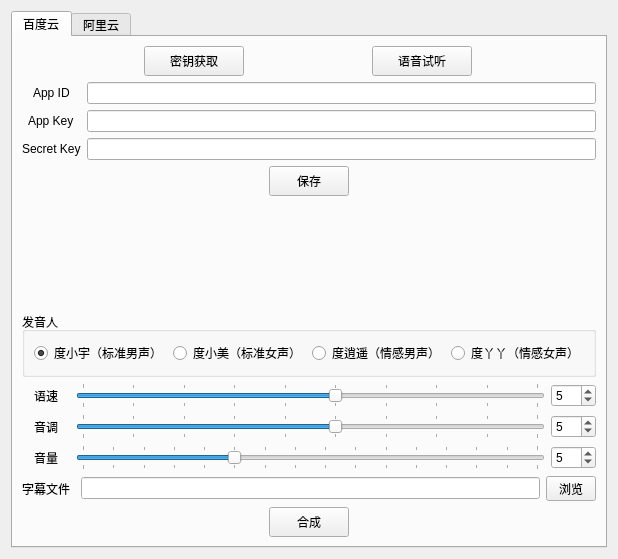
<?xml version="1.0" encoding="UTF-8"?>
<ui version="4.0">
 <class>Form</class>
 <widget class="QWidget" name="Form">
  <property name="geometry">
   <rect>
    <x>0</x>
    <y>0</y>
    <width>606</width>
    <height>553</height>
   </rect>
  </property>
  <property name="windowTitle">
   <string>字幕朗读器</string>
  </property>
  <layout class="QVBoxLayout" name="verticalLayout_2">
   <item>
    <widget class="QTabWidget" name="tabWidget">
     <property name="currentIndex">
      <number>0</number>
     </property>
     <widget class="QWidget" name="baidu">
      <attribute name="title">
       <string>百度云</string>
      </attribute>
      <layout class="QVBoxLayout" name="verticalLayout_3">
       <item>
        <layout class="QHBoxLayout" name="horizontalLayout">
         <item>
          <widget class="QPushButton" name="baiduapi">
           <property name="sizePolicy">
            <sizepolicy hsizetype="Fixed" vsizetype="Fixed">
             <horstretch>0</horstretch>
             <verstretch>0</verstretch>
            </sizepolicy>
           </property>
           <property name="minimumSize">
            <size>
             <width>100</width>
             <height>30</height>
            </size>
           </property>
           <property name="text">
            <string>密钥获取</string>
           </property>
          </widget>
         </item>
         <item>
          <widget class="QPushButton" name="baiduai">
           <property name="sizePolicy">
            <sizepolicy hsizetype="Fixed" vsizetype="Fixed">
             <horstretch>0</horstretch>
             <verstretch>0</verstretch>
            </sizepolicy>
           </property>
           <property name="minimumSize">
            <size>
             <width>100</width>
             <height>30</height>
            </size>
           </property>
           <property name="text">
            <string>语音试听</string>
           </property>
          </widget>
         </item>
        </layout>
       </item>
       <item>
        <layout class="QFormLayout" name="formLayout">
         <property name="labelAlignment">
          <set>Qt::AlignCenter</set>
         </property>
         <item row="0" column="0">
          <widget class="QLabel" name="lable_app_id">
           <property name="text">
            <string>App ID</string>
           </property>
          </widget>
         </item>
         <item row="0" column="1">
          <widget class="QLineEdit" name="app_id_bd"/>
         </item>
         <item row="1" column="0">
          <widget class="QLabel" name="lable_app_key">
           <property name="text">
            <string>App Key</string>
           </property>
          </widget>
         </item>
         <item row="1" column="1">
          <widget class="QLineEdit" name="app_key_bd"/>
         </item>
         <item row="2" column="0">
          <widget class="QLabel" name="lable_secret_key">
           <property name="text">
            <string>Secret Key</string>
           </property>
          </widget>
         </item>
         <item row="2" column="1">
          <widget class="QLineEdit" name="secret_key_bd"/>
         </item>
        </layout>
       </item>
       <item>
        <layout class="QHBoxLayout" name="horizontalLayout_3">
         <item>
          <widget class="QPushButton" name="save_bd">
           <property name="sizePolicy">
            <sizepolicy hsizetype="Fixed" vsizetype="Fixed">
             <horstretch>0</horstretch>
             <verstretch>0</verstretch>
            </sizepolicy>
           </property>
           <property name="minimumSize">
            <size>
             <width>0</width>
             <height>30</height>
            </size>
           </property>
           <property name="styleSheet">
            <string notr="true"/>
           </property>
           <property name="text">
            <string>保存</string>
           </property>
           <property name="checkable">
            <bool>false</bool>
           </property>
           <property name="autoDefault">
            <bool>false</bool>
           </property>
           <property name="default">
            <bool>false</bool>
           </property>
           <property name="flat">
            <bool>false</bool>
           </property>
          </widget>
         </item>
        </layout>
       </item>
       <item>
        <spacer name="verticalSpacer">
         <property name="orientation">
          <enum>Qt::Vertical</enum>
         </property>
         <property name="sizeHint" stdset="0">
          <size>
           <width>20</width>
           <height>40</height>
          </size>
         </property>
        </spacer>
       </item>
       <item>
        <layout class="QVBoxLayout" name="verticalLayout">
         <property name="leftMargin">
          <number>0</number>
         </property>
         <item>
          <widget class="QGroupBox" name="person">
           <property name="title">
            <string>发音人</string>
           </property>
           <layout class="QHBoxLayout" name="horizontalLayout_5">
            <item>
             <widget class="QRadioButton" name="per_1">
              <property name="text">
               <string>度小宇（标准男声）</string>
              </property>
              <property name="checked">
               <bool>true</bool>
              </property>
              <attribute name="buttonGroup">
               <string notr="true">per</string>
              </attribute>
             </widget>
            </item>
            <item>
             <widget class="QRadioButton" name="per_0">
              <property name="text">
               <string>度小美（标准女声）</string>
              </property>
              <property name="checked">
               <bool>false</bool>
              </property>
              <attribute name="buttonGroup">
               <string notr="true">per</string>
              </attribute>
             </widget>
            </item>
            <item>
             <widget class="QRadioButton" name="per_3">
              <property name="text">
               <string>度逍遥（情感男声）</string>
              </property>
              <attribute name="buttonGroup">
               <string notr="true">per</string>
              </attribute>
             </widget>
            </item>
            <item>
             <widget class="QRadioButton" name="per_4">
              <property name="text">
               <string>度丫丫（情感女声）</string>
              </property>
              <attribute name="buttonGroup">
               <string notr="true">per</string>
              </attribute>
             </widget>
            </item>
           </layout>
          </widget>
         </item>
        </layout>
       </item>
       <item>
        <layout class="QFormLayout" name="formLayout_2">
         <property name="labelAlignment">
          <set>Qt::AlignCenter</set>
         </property>
         <item row="0" column="0">
          <widget class="QLabel" name="label_5">
           <property name="text">
            <string>语速</string>
           </property>
           <property name="alignment">
            <set>Qt::AlignLeading|Qt::AlignLeft|Qt::AlignVCenter</set>
           </property>
          </widget>
         </item>
         <item row="0" column="1">
          <layout class="QHBoxLayout" name="horizontalLayout_14">
           <item>
            <widget class="QSlider" name="spd_bd">
             <property name="maximum">
              <number>9</number>
             </property>
             <property name="value">
              <number>5</number>
             </property>
             <property name="orientation">
              <enum>Qt::Horizontal</enum>
             </property>
             <property name="tickPosition">
              <enum>QSlider::TicksBothSides</enum>
             </property>
            </widget>
           </item>
           <item>
            <widget class="QSpinBox" name="spd_spin_bd">
             <property name="minimumSize">
              <size>
               <width>45</width>
               <height>0</height>
              </size>
             </property>
             <property name="maximum">
              <number>9</number>
             </property>
             <property name="value">
              <number>5</number>
             </property>
            </widget>
           </item>
          </layout>
         </item>
         <item row="1" column="0">
          <widget class="QLabel" name="label_6">
           <property name="sizePolicy">
            <sizepolicy hsizetype="Preferred" vsizetype="Preferred">
             <horstretch>0</horstretch>
             <verstretch>0</verstretch>
            </sizepolicy>
           </property>
           <property name="text">
            <string>音调</string>
           </property>
           <property name="alignment">
            <set>Qt::AlignCenter</set>
           </property>
          </widget>
         </item>
         <item row="1" column="1">
          <layout class="QHBoxLayout" name="horizontalLayout_15">
           <item>
            <widget class="QSlider" name="pit_bd">
             <property name="maximum">
              <number>9</number>
             </property>
             <property name="value">
              <number>5</number>
             </property>
             <property name="orientation">
              <enum>Qt::Horizontal</enum>
             </property>
             <property name="tickPosition">
              <enum>QSlider::TicksBothSides</enum>
             </property>
            </widget>
           </item>
           <item>
            <widget class="QSpinBox" name="pit_spin_bd">
             <property name="minimumSize">
              <size>
               <width>45</width>
               <height>0</height>
              </size>
             </property>
             <property name="maximum">
              <number>9</number>
             </property>
             <property name="value">
              <number>5</number>
             </property>
            </widget>
           </item>
          </layout>
         </item>
         <item row="2" column="0">
          <widget class="QLabel" name="label_7">
           <property name="text">
            <string>音量</string>
           </property>
          </widget>
         </item>
         <item row="2" column="1">
          <layout class="QHBoxLayout" name="horizontalLayout_16">
           <item>
            <widget class="QSlider" name="vol_bd">
             <property name="maximum">
              <number>15</number>
             </property>
             <property name="pageStep">
              <number>10</number>
             </property>
             <property name="value">
              <number>5</number>
             </property>
             <property name="orientation">
              <enum>Qt::Horizontal</enum>
             </property>
             <property name="tickPosition">
              <enum>QSlider::TicksBothSides</enum>
             </property>
            </widget>
           </item>
           <item>
            <widget class="QSpinBox" name="vol_spin_bd">
             <property name="minimumSize">
              <size>
               <width>45</width>
               <height>0</height>
              </size>
             </property>
             <property name="maximum">
              <number>15</number>
             </property>
             <property name="value">
              <number>5</number>
             </property>
            </widget>
           </item>
          </layout>
         </item>
         <item row="3" column="0">
          <widget class="QLabel" name="label_8">
           <property name="text">
            <string>字幕文件</string>
           </property>
          </widget>
         </item>
         <item row="3" column="1">
          <layout class="QHBoxLayout" name="horizontalLayout_2">
           <property name="leftMargin">
            <number>5</number>
           </property>
           <item>
            <widget class="QLineEdit" name="file_path"/>
           </item>
           <item>
            <widget class="QToolButton" name="file">
             <property name="sizePolicy">
              <sizepolicy hsizetype="Fixed" vsizetype="Fixed">
               <horstretch>0</horstretch>
               <verstretch>0</verstretch>
              </sizepolicy>
             </property>
             <property name="minimumSize">
              <size>
               <width>50</width>
               <height>25</height>
              </size>
             </property>
             <property name="text">
              <string>浏览</string>
             </property>
            </widget>
           </item>
          </layout>
         </item>
        </layout>
       </item>
       <item>
        <layout class="QHBoxLayout" name="horizontalLayout_4">
         <item>
          <widget class="QPushButton" name="generate">
           <property name="sizePolicy">
            <sizepolicy hsizetype="Fixed" vsizetype="Fixed">
             <horstretch>0</horstretch>
             <verstretch>0</verstretch>
            </sizepolicy>
           </property>
           <property name="minimumSize">
            <size>
             <width>0</width>
             <height>30</height>
            </size>
           </property>
           <property name="text">
            <string>合成</string>
           </property>
          </widget>
         </item>
        </layout>
       </item>
      </layout>
     </widget>
     <widget class="QWidget" name="ali">
      <attribute name="title">
       <string>阿里云</string>
      </attribute>
      <layout class="QVBoxLayout" name="verticalLayout_4">
       <item>
        <layout class="QHBoxLayout" name="horizontalLayout_6">
         <item>
          <widget class="QPushButton" name="aliapi">
           <property name="sizePolicy">
            <sizepolicy hsizetype="Fixed" vsizetype="Fixed">
             <horstretch>0</horstretch>
             <verstretch>0</verstretch>
            </sizepolicy>
           </property>
           <property name="minimumSize">
            <size>
             <width>100</width>
             <height>30</height>
            </size>
           </property>
           <property name="text">
            <string>密钥获取</string>
           </property>
          </widget>
         </item>
         <item>
          <widget class="QPushButton" name="aliai">
           <property name="sizePolicy">
            <sizepolicy hsizetype="Fixed" vsizetype="Fixed">
             <horstretch>0</horstretch>
             <verstretch>0</verstretch>
            </sizepolicy>
           </property>
           <property name="minimumSize">
            <size>
             <width>100</width>
             <height>30</height>
            </size>
           </property>
           <property name="text">
            <string>语音试听</string>
           </property>
          </widget>
         </item>
        </layout>
       </item>
       <item>
        <layout class="QFormLayout" name="formLayout_3">
         <property name="labelAlignment">
          <set>Qt::AlignCenter</set>
         </property>
         <item row="0" column="0">
          <widget class="QLabel" name="lable_app_id_2">
           <property name="text">
            <string>App Key</string>
           </property>
          </widget>
         </item>
         <item row="0" column="1">
          <widget class="QLineEdit" name="app_key_ali">
           <property name="text">
            <string/>
           </property>
          </widget>
         </item>
         <item row="1" column="1">
          <widget class="QLineEdit" name="access_key_ali"/>
         </item>
         <item row="2" column="0">
          <widget class="QLabel" name="lable_secret_key_2">
           <property name="text">
            <string>Access Key Secret</string>
           </property>
          </widget>
         </item>
         <item row="2" column="1">
          <widget class="QLineEdit" name="access_key_secret_ali"/>
         </item>
         <item row="1" column="0">
          <widget class="QLabel" name="lable_app_key_2">
           <property name="text">
            <string>AccessKey ID</string>
           </property>
          </widget>
         </item>
        </layout>
       </item>
       <item>
        <layout class="QHBoxLayout" name="horizontalLayout_7">
         <item>
          <widget class="QPushButton" name="save_ali">
           <property name="sizePolicy">
            <sizepolicy hsizetype="Fixed" vsizetype="Fixed">
             <horstretch>0</horstretch>
             <verstretch>0</verstretch>
            </sizepolicy>
           </property>
           <property name="minimumSize">
            <size>
             <width>0</width>
             <height>30</height>
            </size>
           </property>
           <property name="text">
            <string>保存</string>
           </property>
           <property name="checkable">
            <bool>false</bool>
           </property>
           <property name="autoDefault">
            <bool>false</bool>
           </property>
           <property name="default">
            <bool>false</bool>
           </property>
           <property name="flat">
            <bool>false</bool>
           </property>
          </widget>
         </item>
        </layout>
       </item>
       <item>
        <spacer name="verticalSpacer_2">
         <property name="orientation">
          <enum>Qt::Vertical</enum>
         </property>
         <property name="sizeHint" stdset="0">
          <size>
           <width>20</width>
           <height>40</height>
          </size>
         </property>
        </spacer>
       </item>
       <item>
        <widget class="QGroupBox" name="person_2">
         <property name="title">
          <string>发音人</string>
         </property>
         <layout class="QHBoxLayout" name="horizontalLayout_8">
          <item>
           <widget class="QTabWidget" name="PerTab">
            <property name="currentIndex">
             <number>0</number>
            </property>
            <widget class="QWidget" name="tab">
             <attribute name="title">
              <string>通用场景</string>
             </attribute>
             <layout class="QGridLayout" name="gridLayout">
              <item row="1" column="1">
               <widget class="QRadioButton" name="Sicheng">
                <property name="text">
                 <string>思诚 标准男声</string>
                </property>
                <attribute name="buttonGroup">
                 <string notr="true">per_ali</string>
                </attribute>
               </widget>
              </item>
              <item row="1" column="2">
               <widget class="QRadioButton" name="Aiqi">
                <property name="text">
                 <string>艾琪 温柔女声</string>
                </property>
                <attribute name="buttonGroup">
                 <string notr="true">per_ali</string>
                </attribute>
               </widget>
              </item>
              <item row="0" column="2">
               <widget class="QRadioButton" name="Ruoxi">
                <property name="text">
                 <string>若兮 温柔女声</string>
                </property>
                <attribute name="buttonGroup">
                 <string notr="true">per_ali</string>
                </attribute>
               </widget>
              </item>
              <item row="0" column="3">
               <widget class="QRadioButton" name="Siqi">
                <property name="text">
                 <string>思琪 温柔女声</string>
                </property>
                <attribute name="buttonGroup">
                 <string notr="true">per_ali</string>
                </attribute>
               </widget>
              </item>
              <item row="1" column="3">
               <widget class="QRadioButton" name="Aijia">
                <property name="text">
                 <string>艾佳 标准女声</string>
                </property>
                <attribute name="buttonGroup">
                 <string notr="true">per_ali</string>
                </attribute>
               </widget>
              </item>
              <item row="0" column="1">
               <widget class="QRadioButton" name="Xiaogang">
                <property name="text">
                 <string>小刚 标准男声</string>
                </property>
                <attribute name="buttonGroup">
                 <string notr="true">per_ali</string>
                </attribute>
               </widget>
              </item>
              <item row="0" column="0">
               <widget class="QRadioButton" name="Xiaoyun">
                <property name="text">
                 <string>小云 标准女声</string>
                </property>
                <property name="checked">
                 <bool>true</bool>
                </property>
                <attribute name="buttonGroup">
                 <string notr="true">per_ali</string>
                </attribute>
               </widget>
              </item>
              <item row="1" column="0">
               <widget class="QRadioButton" name="Sijia">
                <property name="text">
                 <string>思佳 标准女声</string>
                </property>
                <attribute name="buttonGroup">
                 <string notr="true">per_ali</string>
                </attribute>
               </widget>
              </item>
              <item row="2" column="0">
               <widget class="QRadioButton" name="Aicheng">
                <property name="text">
                 <string>艾诚 标准男声</string>
                </property>
                <attribute name="buttonGroup">
                 <string notr="true">per_ali</string>
                </attribute>
               </widget>
              </item>
              <item row="2" column="1">
               <widget class="QRadioButton" name="Aida">
                <property name="text">
                 <string>艾达 标准男声</string>
                </property>
                <attribute name="buttonGroup">
                 <string notr="true">per_ali</string>
                </attribute>
               </widget>
              </item>
              <item row="2" column="2">
               <widget class="QRadioButton" name="Ninger">
                <property name="text">
                 <string>宁儿 标准女声</string>
                </property>
                <attribute name="buttonGroup">
                 <string notr="true">per_ali</string>
                </attribute>
               </widget>
              </item>
              <item row="2" column="3">
               <widget class="QRadioButton" name="Ruilin">
                <property name="text">
                 <string>瑞琳 标准女声</string>
                </property>
                <attribute name="buttonGroup">
                 <string notr="true">per_ali</string>
                </attribute>
               </widget>
              </item>
             </layout>
            </widget>
            <widget class="QWidget" name="tab_2">
             <attribute name="title">
              <string>客服场景</string>
             </attribute>
             <layout class="QGridLayout" name="gridLayout_2">
              <item row="1" column="1">
               <widget class="QRadioButton" name="Aiyue">
                <property name="text">
                 <string>艾悦 温柔女声</string>
                </property>
                <attribute name="buttonGroup">
                 <string notr="true">per_ali</string>
                </attribute>
               </widget>
              </item>
              <item row="0" column="3">
               <widget class="QRadioButton" name="Aimei">
                <property name="text">
                 <string>艾美 甜美女声</string>
                </property>
                <attribute name="buttonGroup">
                 <string notr="true">per_ali</string>
                </attribute>
               </widget>
              </item>
              <item row="1" column="3">
               <widget class="QRadioButton" name="Xiaomei">
                <property name="text">
                 <string>小美 甜美女声</string>
                </property>
                <attribute name="buttonGroup">
                 <string notr="true">per_ali</string>
                </attribute>
               </widget>
              </item>
              <item row="1" column="0">
               <widget class="QRadioButton" name="Aiyu">
                <property name="text">
                 <string>艾雨 自然女声</string>
                </property>
                <attribute name="buttonGroup">
                 <string notr="true">per_ali</string>
                </attribute>
               </widget>
              </item>
              <item row="1" column="2">
               <widget class="QRadioButton" name="Aijing">
                <property name="text">
                 <string>艾婧 严厉女声</string>
                </property>
                <attribute name="buttonGroup">
                 <string notr="true">per_ali</string>
                </attribute>
               </widget>
              </item>
              <item row="0" column="0">
               <widget class="QRadioButton" name="Siyue">
                <property name="text">
                 <string>思悦 温柔女声</string>
                </property>
                <attribute name="buttonGroup">
                 <string notr="true">per_ali</string>
                </attribute>
               </widget>
              </item>
              <item row="0" column="2">
               <widget class="QRadioButton" name="Aixia">
                <property name="text">
                 <string>艾夏 亲和女声</string>
                </property>
                <attribute name="buttonGroup">
                 <string notr="true">per_ali</string>
                </attribute>
               </widget>
              </item>
              <item row="0" column="1">
               <widget class="QRadioButton" name="Aiya">
                <property name="text">
                 <string>艾雅 严厉女声</string>
                </property>
                <attribute name="buttonGroup">
                 <string notr="true">per_ali</string>
                </attribute>
               </widget>
              </item>
              <item row="2" column="0">
               <widget class="QRadioButton" name="Aina">
                <property name="text">
                 <string>艾娜 浙普女声</string>
                </property>
                <attribute name="buttonGroup">
                 <string notr="true">per_ali</string>
                </attribute>
               </widget>
              </item>
              <item row="2" column="1">
               <widget class="QRadioButton" name="Yina">
                <property name="text">
                 <string>伊娜 浙普女声</string>
                </property>
                <attribute name="buttonGroup">
                 <string notr="true">per_ali</string>
                </attribute>
               </widget>
              </item>
              <item row="2" column="2">
               <widget class="QRadioButton" name="Sijing">
                <property name="text">
                 <string>思婧 严厉女声</string>
                </property>
                <attribute name="buttonGroup">
                 <string notr="true">per_ali</string>
                </attribute>
               </widget>
              </item>
             </layout>
            </widget>
            <widget class="QWidget" name="tab_3">
             <attribute name="title">
              <string>童声场景</string>
             </attribute>
             <layout class="QGridLayout" name="gridLayout_3">
              <item row="0" column="0">
               <widget class="QRadioButton" name="Sitong">
                <property name="text">
                 <string>思彤 儿童音</string>
                </property>
                <attribute name="buttonGroup">
                 <string notr="true">per_ali</string>
                </attribute>
               </widget>
              </item>
              <item row="0" column="1">
               <widget class="QRadioButton" name="Xiaobei">
                <property name="text">
                 <string>小北 萝莉女声</string>
                </property>
                <attribute name="buttonGroup">
                 <string notr="true">per_ali</string>
                </attribute>
               </widget>
              </item>
              <item row="0" column="2">
               <widget class="QRadioButton" name="Aitong">
                <property name="text">
                 <string>艾彤 儿童音</string>
                </property>
                <attribute name="buttonGroup">
                 <string notr="true">per_ali</string>
                </attribute>
               </widget>
              </item>
              <item row="0" column="3">
               <widget class="QRadioButton" name="Aiwei">
                <property name="text">
                 <string>艾薇 萝莉女声</string>
                </property>
                <attribute name="buttonGroup">
                 <string notr="true">per_ali</string>
                </attribute>
               </widget>
              </item>
              <item row="1" column="0">
               <widget class="QRadioButton" name="Aibao">
                <property name="text">
                 <string>艾宝 萝莉女声</string>
                </property>
                <attribute name="buttonGroup">
                 <string notr="true">per_ali</string>
                </attribute>
               </widget>
              </item>
             </layout>
            </widget>
            <widget class="QWidget" name="tab_4">
             <attribute name="title">
              <string>英文场景</string>
             </attribute>
             <layout class="QGridLayout" name="gridLayout_4">
              <item row="0" column="0">
               <widget class="QRadioButton" name="Harry">
                <property name="text">
                 <string>Harry 英音男声</string>
                </property>
                <attribute name="buttonGroup">
                 <string notr="true">per_ali</string>
                </attribute>
               </widget>
              </item>
              <item row="1" column="1">
               <widget class="QRadioButton" name="Luna">
                <property name="text">
                 <string>Luna 英音女声</string>
                </property>
                <attribute name="buttonGroup">
                 <string notr="true">per_ali</string>
                </attribute>
               </widget>
              </item>
              <item row="1" column="2">
               <widget class="QRadioButton" name="Luca">
                <property name="text">
                 <string>Luca 英音男声</string>
                </property>
                <attribute name="buttonGroup">
                 <string notr="true">per_ali</string>
                </attribute>
               </widget>
              </item>
              <item row="1" column="0">
               <widget class="QRadioButton" name="Emily">
                <property name="text">
                 <string>Emily 英音女声</string>
                </property>
                <attribute name="buttonGroup">
                 <string notr="true">per_ali</string>
                </attribute>
               </widget>
              </item>
              <item row="0" column="1">
               <widget class="QRadioButton" name="Abby">
                <property name="text">
                 <string>Abby 美音女声</string>
                </property>
                <attribute name="buttonGroup">
                 <string notr="true">per_ali</string>
                </attribute>
               </widget>
              </item>
              <item row="1" column="3">
               <widget class="QRadioButton" name="Wendy">
                <property name="text">
                 <string>Wendy 英音女声</string>
                </property>
                <attribute name="buttonGroup">
                 <string notr="true">per_ali</string>
                </attribute>
               </widget>
              </item>
              <item row="0" column="2">
               <widget class="QRadioButton" name="Andy">
                <property name="text">
                 <string>Andy 美音男声</string>
                </property>
                <attribute name="buttonGroup">
                 <string notr="true">per_ali</string>
                </attribute>
               </widget>
              </item>
              <item row="0" column="3">
               <widget class="QRadioButton" name="Eric">
                <property name="text">
                 <string>Eric 英音男声</string>
                </property>
                <attribute name="buttonGroup">
                 <string notr="true">per_ali</string>
                </attribute>
               </widget>
              </item>
              <item row="2" column="0">
               <widget class="QRadioButton" name="William">
                <property name="text">
                 <string>William 英音男声</string>
                </property>
                <attribute name="buttonGroup">
                 <string notr="true">per_ali</string>
                </attribute>
               </widget>
              </item>
              <item row="2" column="1">
               <widget class="QRadioButton" name="Olivia">
                <property name="text">
                 <string>Olivia 英音女声</string>
                </property>
                <attribute name="buttonGroup">
                 <string notr="true">per_ali</string>
                </attribute>
               </widget>
              </item>
             </layout>
            </widget>
            <widget class="QWidget" name="tab_5">
             <attribute name="title">
              <string>方言场景</string>
             </attribute>
             <layout class="QGridLayout" name="gridLayout_5">
              <item row="0" column="0">
               <widget class="QRadioButton" name="Shanshan">
                <property name="text">
                 <string>姗姗 粤语女声</string>
                </property>
                <attribute name="buttonGroup">
                 <string notr="true">per_ali</string>
                </attribute>
               </widget>
              </item>
             </layout>
            </widget>
           </widget>
          </item>
         </layout>
        </widget>
       </item>
       <item>
        <layout class="QFormLayout" name="formLayout_4">
         <property name="labelAlignment">
          <set>Qt::AlignCenter</set>
         </property>
         <item row="0" column="0">
          <widget class="QLabel" name="label_9">
           <property name="text">
            <string>语速</string>
           </property>
          </widget>
         </item>
         <item row="0" column="1">
          <layout class="QHBoxLayout" name="horizontalLayout_10">
           <item>
            <widget class="QSlider" name="spd_ali">
             <property name="minimum">
              <number>-500</number>
             </property>
             <property name="maximum">
              <number>500</number>
             </property>
             <property name="singleStep">
              <number>100</number>
             </property>
             <property name="pageStep">
              <number>10</number>
             </property>
             <property name="value">
              <number>0</number>
             </property>
             <property name="orientation">
              <enum>Qt::Horizontal</enum>
             </property>
             <property name="tickPosition">
              <enum>QSlider::TicksBothSides</enum>
             </property>
            </widget>
           </item>
           <item>
            <widget class="QSpinBox" name="spd_spin_ali">
             <property name="minimumSize">
              <size>
               <width>55</width>
               <height>0</height>
              </size>
             </property>
             <property name="minimum">
              <number>-500</number>
             </property>
             <property name="maximum">
              <number>500</number>
             </property>
             <property name="singleStep">
              <number>10</number>
             </property>
            </widget>
           </item>
          </layout>
         </item>
         <item row="1" column="0">
          <widget class="QLabel" name="label_10">
           <property name="sizePolicy">
            <sizepolicy hsizetype="Preferred" vsizetype="Preferred">
             <horstretch>0</horstretch>
             <verstretch>0</verstretch>
            </sizepolicy>
           </property>
           <property name="text">
            <string>音调</string>
           </property>
           <property name="alignment">
            <set>Qt::AlignCenter</set>
           </property>
          </widget>
         </item>
         <item row="1" column="1">
          <layout class="QHBoxLayout" name="horizontalLayout_12">
           <item>
            <widget class="QSlider" name="pit_ali">
             <property name="minimum">
              <number>-500</number>
             </property>
             <property name="maximum">
              <number>500</number>
             </property>
             <property name="singleStep">
              <number>100</number>
             </property>
             <property name="pageStep">
              <number>50</number>
             </property>
             <property name="value">
              <number>0</number>
             </property>
             <property name="orientation">
              <enum>Qt::Horizontal</enum>
             </property>
             <property name="tickPosition">
              <enum>QSlider::TicksBothSides</enum>
             </property>
            </widget>
           </item>
           <item>
            <widget class="QSpinBox" name="pit_spin_ali">
             <property name="minimumSize">
              <size>
               <width>55</width>
               <height>0</height>
              </size>
             </property>
             <property name="minimum">
              <number>-500</number>
             </property>
             <property name="maximum">
              <number>500</number>
             </property>
             <property name="singleStep">
              <number>10</number>
             </property>
            </widget>
           </item>
          </layout>
         </item>
         <item row="2" column="0">
          <widget class="QLabel" name="label_11">
           <property name="text">
            <string>音量</string>
           </property>
          </widget>
         </item>
         <item row="3" column="0">
          <widget class="QLabel" name="label_12">
           <property name="text">
            <string>字幕文件</string>
           </property>
          </widget>
         </item>
         <item row="2" column="1">
          <layout class="QHBoxLayout" name="horizontalLayout_13">
           <item>
            <widget class="QSlider" name="vol_ali">
             <property name="maximum">
              <number>100</number>
             </property>
             <property name="singleStep">
              <number>10</number>
             </property>
             <property name="pageStep">
              <number>10</number>
             </property>
             <property name="value">
              <number>50</number>
             </property>
             <property name="orientation">
              <enum>Qt::Horizontal</enum>
             </property>
             <property name="tickPosition">
              <enum>QSlider::TicksBothSides</enum>
             </property>
            </widget>
           </item>
           <item>
            <widget class="QSpinBox" name="vol_spin_ali">
             <property name="minimumSize">
              <size>
               <width>55</width>
               <height>0</height>
              </size>
             </property>
             <property name="maximum">
              <number>100</number>
             </property>
             <property name="value">
              <number>50</number>
             </property>
            </widget>
           </item>
          </layout>
         </item>
         <item row="3" column="1">
          <layout class="QHBoxLayout" name="horizontalLayout_9">
           <property name="leftMargin">
            <number>5</number>
           </property>
           <item>
            <widget class="QLineEdit" name="file_path_ali"/>
           </item>
           <item>
            <widget class="QToolButton" name="file_ali">
             <property name="sizePolicy">
              <sizepolicy hsizetype="Fixed" vsizetype="Fixed">
               <horstretch>0</horstretch>
               <verstretch>0</verstretch>
              </sizepolicy>
             </property>
             <property name="minimumSize">
              <size>
               <width>50</width>
               <height>25</height>
              </size>
             </property>
             <property name="text">
              <string>浏览</string>
             </property>
            </widget>
           </item>
          </layout>
         </item>
        </layout>
       </item>
       <item>
        <layout class="QHBoxLayout" name="horizontalLayout_11">
         <item>
          <widget class="QPushButton" name="generate_ali">
           <property name="sizePolicy">
            <sizepolicy hsizetype="Fixed" vsizetype="Fixed">
             <horstretch>0</horstretch>
             <verstretch>0</verstretch>
            </sizepolicy>
           </property>
           <property name="minimumSize">
            <size>
             <width>0</width>
             <height>30</height>
            </size>
           </property>
           <property name="text">
            <string>合成</string>
           </property>
          </widget>
         </item>
        </layout>
       </item>
      </layout>
     </widget>
    </widget>
   </item>
  </layout>
 </widget>
 <resources/>
 <connections/>
 <buttongroups>
  <buttongroup name="per_ali"/>
  <buttongroup name="per"/>
 </buttongroups>
</ui>
